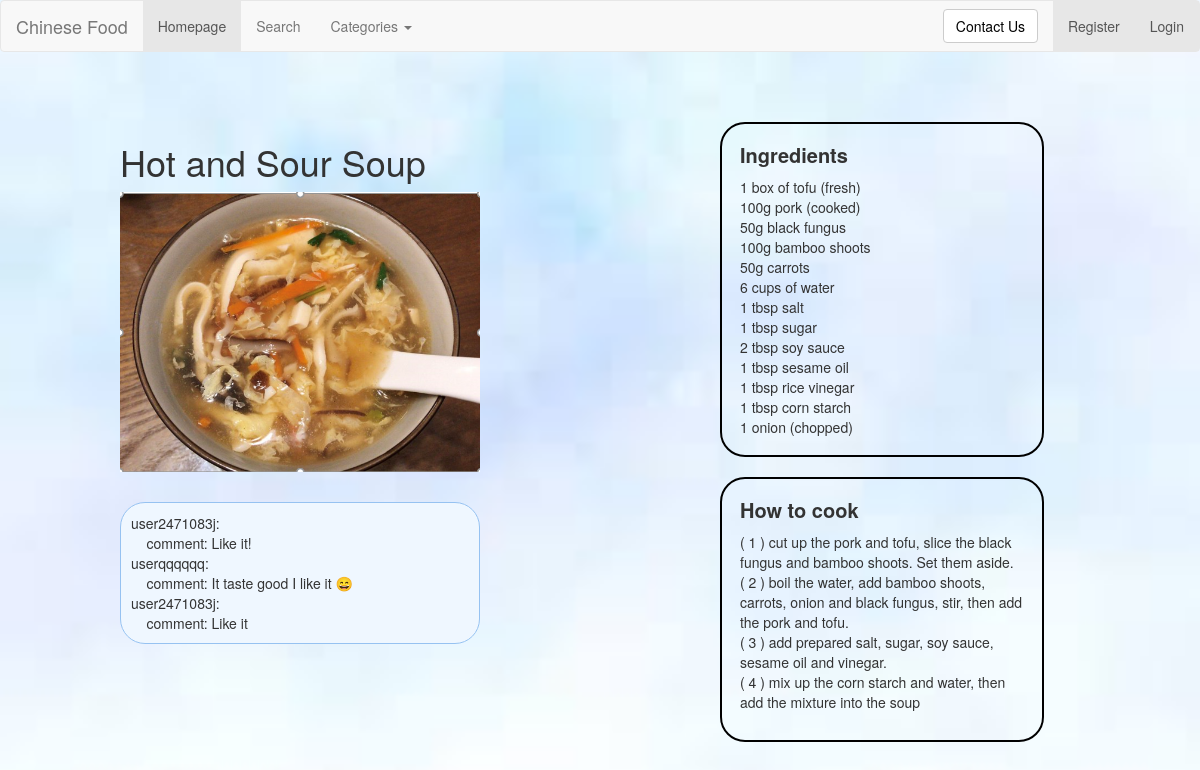
The page /rango/soup1/ on the database its author committed.
### rango/models.py (models this page shows, shortened)
class UserComment(models.Model):
    username = models.CharField(max_length=64)
    comment = models.CharField(max_length=1028, default='')
    dish = models.CharField(max_length=128, default='')
    islike = models.BooleanField(default=True)

### rango/views.py (the view, shortened to what this page needs)
# urls.py: path('soup1/', views.soup1, name='soup1'),
def soup1(request):
    category_list = Category.objects.order_by('-category')
    d2 = "Hot and Sour Soup"
    dish = Dish.objects.get(dish=d2)
    form = DishForm()
    info_list = UserComment.objects.filter(dish=d2)
    return render(request, "rango/soup1.html", {"info_list": info_list,
                                                "categories": category_list,
                                                "form": form,
                                                "dish": dish, })

### templates/rango/soup1.html (shortened to what this page needs)
{% extends 'rango/base.html' %}
{% load staticfiles %}
{% block image_block %}
<h1>Hot and Sour Soup</h1>
<img src="{% static 'images/soup1.png' %}" alt="" width="100%" id="pic">
{% endblock %}
{% block ingredients_block%}
1 box of tofu (fresh)<br>
100g pork (cooked)<br>
50g black fungus<br>
100g bamboo shoots<br>
50g carrots<br>
6 cups of water<br>
1 tbsp salt<br>
1 tbsp sugar<br>
2 tbsp soy sauce<br>
1 tbsp sesame oil<br>
1 tbsp rice vinegar<br>
1 tbsp corn starch<br>
1 onion (chopped)<br>
{% endblock %}
{% block howToCook_block %}
( 1 ) cut up the pork and tofu, slice the black fungus and bamboo shoots. Set them aside. <br>
( 2 ) boil the water, add bamboo shoots, carrots, onion and black fungus, stir, then add the pork and tofu. <br>
( 3 ) add prepared salt, sugar, soy sauce, sesame oil and vinegar. <br>
( 4 ) mix up the corn starch and water, then add the mixture into the soup<br>
{% endblock %}

### templates/rango/base.html (shortened to what this page needs)
<!DOCTYPE html>
{% load staticfiles %}
<html>
<head>
	<link rel="stylesheet" href="https://cdn.staticfile.org/twitter-bootstrap/3.3.7/css/bootstrap.min.css">
    <link rel="stylesheet" href="{% static 'css/dish.css' %}">
</head>
<body>
<nav class="navbar navbar-default" role="navigation">
    <div class="container-fluid">
    <div class="navbar-header">
        <a class="navbar-brand" href="/rango/">Chinese Food</a>
    </div>
    <div>
        <ul class="nav navbar-nav navbar-left">
            <li class="active"><a href="/rango/">Homepage</a></li>
            <li><a href="{% url 'rango:test' %}">Search</a></li>
            <li class="dropdown">
                <a href="#" class="dropdown-toggle" data-toggle="dropdown">
                    Categories
                    <b class="caret"></b>
                </a>
            </li>
        </ul>
        <ul class="nav navbar-nav navbar-right">
            {% if user.is_authenticated %}
            <a href="{% url 'rango:userInfor' %}"> hi {{ user.username }}!</a>
            <li class="active">
                <a class="a2" href=" {% url 'auth_logout' %}?next=/rango/">Logout</a>
            </li>
        {% else %}
            <li class="active">
                <a class="a2" href="{% url 'registration_register' %}">Register</a>
            </li>
            <li class="active">
                 <a class="a2" href="{% url 'auth_login' %}">Login</a>
            </li>
        {% endif %}
        </ul>
        <form class="navbar-form navbar-right" role="search">
            <button type="submit" class="btn btn-default">
                <a href="mailto:2471083j@student.gla.ac.uk
                        subject=About Django Project">
                        Contact Us</a>
            </button>
        </form>
    </div>
    </div>
</nav>
<div class="main w1000">
    <div class="main_l f">
        <div class="slide" id="box">
            <div class="banner">
                {% block image_block %}{% endblock %}
            </div>
        </div>
        <div class="add">
            <div>
                {% for i in info_list %}
                    user{{ i.username }}: <br>
                    &nbsp&nbsp&nbsp&nbspcomment: {{ i.comment }} <br>
                {% endfor %}
            </div>
        </div>
    </div>
    <div class="main_r r">
        <div class="ing">
            <p>Ingredients</p>
            {% block ingredients_block %}{% endblock %}
        </div>
        <div class="how">
            <p>How to cook</p>
            <div>
                {% block howToCook_block %}{% endblock %}
            </div>
        </div>
    </div>
</div>
</body>
</html>

### static/css/dish.css (style rules this page uses)
* { margin: 0; padding: 0; }
button, input { outline: none; }
body { background-color: #F8F8F5 }
.w1000 { width: 1000px; margin: 0 auto; }
.f { float: left; }
.r { float: right; }
.main { margin-top: 50px; height: 500px; }
.slide { position: relative; }
.main_l, .main_r { padding: 2%; height: 90%; width: 40%; }
li { list-style: none; }
.add { margin-top: 30px; padding: 10px; height: auto; border-radius: 25px; border:1px solid #96c2f1; background:#eff7ff }
a { color: black; text-decoration: none; }
.ing, .how { width: 90%; padding: 5%; height: auto; border-radius: 25px; border: 2px solid black; }
.how { margin-top: 20px; }
.ing > p:nth-child(1), .how > p:nth-child(1) { display: block; margin-bottom: 10px; font-size: 20px; font-weight: bold; }
.ing p, .how p { line-height: 25px; }
.how div { width: 100%; height: auto; margin-bottom: 10px; }
body { background-image:url('../images/background.jpg'); background-color: transparent; background-position: center center; background-repeat: no-repeat; background-attachment: fixed; background-size: cover; }

### rows shown on the page
UserComment: username "2471083j", comment "Like it!"
UserComment: username "qqqqqq", comment "It taste good I like it 😄"
UserComment: username "2471083j", comment "Like it"
